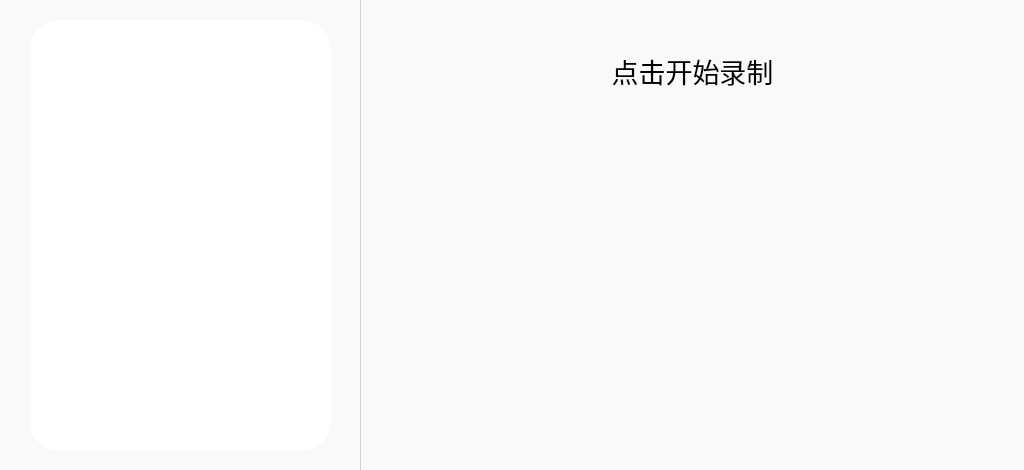
<?xml version="1.0" encoding="UTF-8"?>
<ui version="4.0">
 <class>Recorder</class>
 <widget class="QWidget" name="Recorder">
  <property name="geometry">
   <rect>
    <x>0</x>
    <y>0</y>
    <width>1024</width>
    <height>470</height>
   </rect>
  </property>
  <property name="minimumSize">
   <size>
    <width>1024</width>
    <height>470</height>
   </size>
  </property>
  <property name="maximumSize">
   <size>
    <width>1024</width>
    <height>470</height>
   </size>
  </property>
  <property name="windowTitle">
   <string>Recorder</string>
  </property>
  <widget class="QWidget" name="backgroundWidget" native="true">
   <property name="geometry">
    <rect>
     <x>0</x>
     <y>0</y>
     <width>1024</width>
     <height>470</height>
    </rect>
   </property>
   <property name="styleSheet">
    <string notr="true">QWidget#backgroundWidget {
	background-color: rgb(250, 248 ,249);
}
</string>
   </property>
   <widget class="QListWidget" name="recorderFileListWidget">
    <property name="geometry">
     <rect>
      <x>30</x>
      <y>20</y>
      <width>301</width>
      <height>431</height>
     </rect>
    </property>
    <property name="font">
     <font>
      <family>MiSans</family>
      <pointsize>14</pointsize>
     </font>
    </property>
    <property name="focusPolicy">
     <enum>Qt::NoFocus</enum>
    </property>
    <property name="styleSheet">
     <string notr="true">QListWidget#recorderFileListWidget {
	background-color: rgb(255, 255, 255);
	border: none;
	border-radius: 30px;
}</string>
    </property>
    <property name="verticalScrollBarPolicy">
     <enum>Qt::ScrollBarAlwaysOff</enum>
    </property>
    <property name="horizontalScrollBarPolicy">
     <enum>Qt::ScrollBarAlwaysOff</enum>
    </property>
   </widget>
   <widget class="Line" name="line">
    <property name="geometry">
     <rect>
      <x>360</x>
      <y>0</y>
      <width>1</width>
      <height>470</height>
     </rect>
    </property>
    <property name="styleSheet">
     <string notr="true">background-color: rgb(213, 213, 213);
border: none;

</string>
    </property>
    <property name="orientation">
     <enum>Qt::Vertical</enum>
    </property>
   </widget>
   <widget class="QPushButton" name="controlPushButton">
    <property name="geometry">
     <rect>
      <x>652</x>
      <y>350</y>
      <width>80</width>
      <height>80</height>
     </rect>
    </property>
    <property name="focusPolicy">
     <enum>Qt::NoFocus</enum>
    </property>
    <property name="styleSheet">
     <string notr="true">QPushButton#controlPushButton {
	border: none;
}



</string>
    </property>
    <property name="text">
     <string/>
    </property>
    <property name="icon">
     <iconset resource="../icons.qrc">
      <normaloff>:/Icons/Recorder/Icons/startRecord.png</normaloff>:/Icons/Recorder/Icons/startRecord.png</iconset>
    </property>
    <property name="iconSize">
     <size>
      <width>80</width>
      <height>80</height>
     </size>
    </property>
   </widget>
   <widget class="QLabel" name="recordTimeLabel">
    <property name="geometry">
     <rect>
      <x>537</x>
      <y>40</y>
      <width>311</width>
      <height>61</height>
     </rect>
    </property>
    <property name="font">
     <font>
      <family>MiSans</family>
      <pointsize>20</pointsize>
     </font>
    </property>
    <property name="text">
     <string>点击开始录制</string>
    </property>
    <property name="alignment">
     <set>Qt::AlignCenter</set>
    </property>
   </widget>
   <widget class="QLabel" name="GIFLabel">
    <property name="geometry">
     <rect>
      <x>413</x>
      <y>140</y>
      <width>561</width>
      <height>161</height>
     </rect>
    </property>
    <property name="text">
     <string/>
    </property>
   </widget>
  </widget>
 </widget>
 <resources>
  <include location="../icons.qrc"/>
 </resources>
 <connections/>
</ui>
